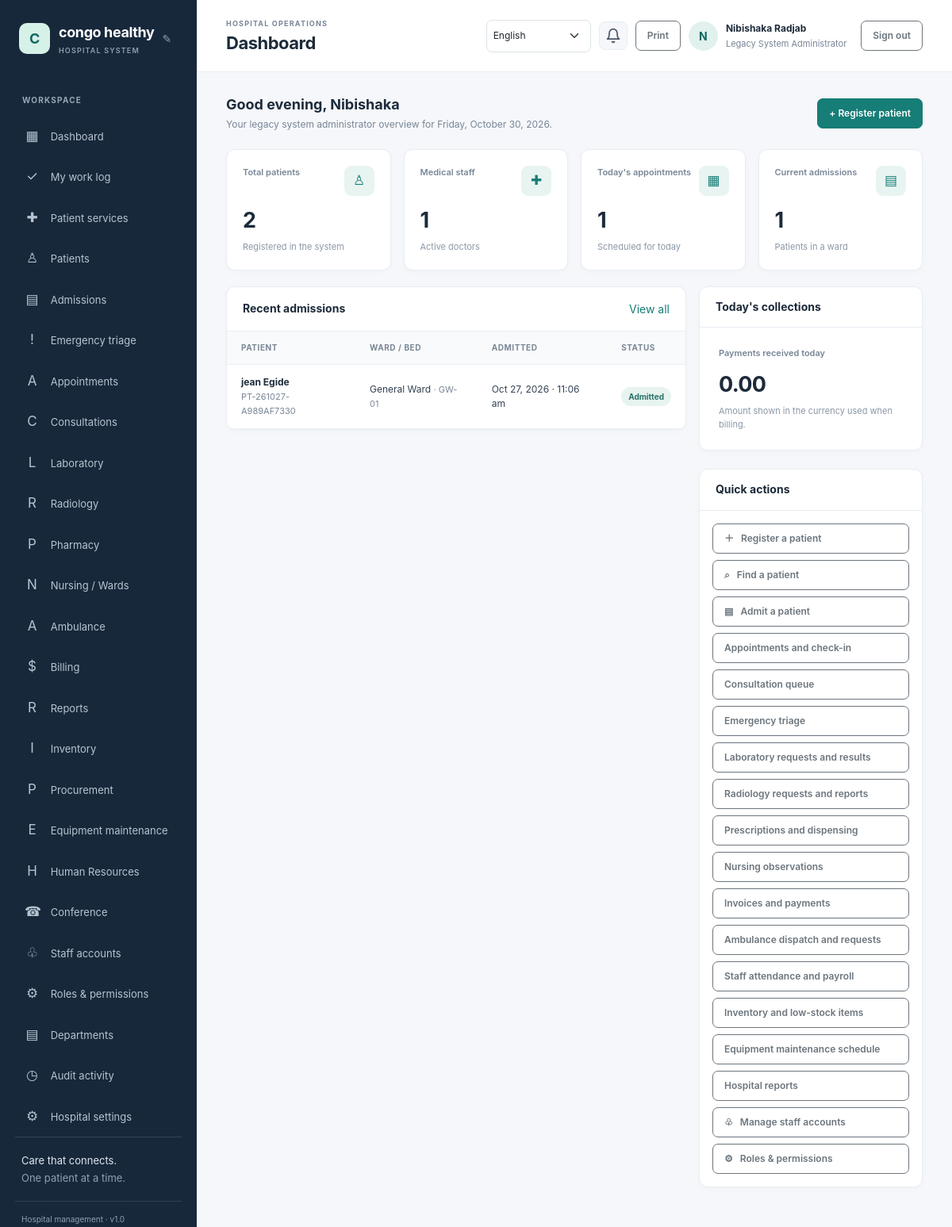
/dashboard.php (signed in), run on the app's committed database.
### tables this page shows
CREATE TABLE `hospital_settings` (
  `setting_key` varchar(80) NOT NULL,
  `setting_value` text NOT NULL,
  `updated_at` timestamp NOT NULL DEFAULT current_timestamp() ON UPDATE current_timestamp()
);

CREATE TABLE `users` (
  `id` bigint(20) UNSIGNED NOT NULL,
  `role_id` tinyint(3) UNSIGNED NOT NULL,
  `full_name` varchar(160) NOT NULL,
  `email` varchar(190) NOT NULL,
  `password_hash` varchar(255) NOT NULL,
  `is_active` tinyint(1) NOT NULL DEFAULT 1,
  `payment_method` enum('bank_transfer','mobile_money','paypal','other') DEFAULT NULL,
  `payment_details` varchar(255) DEFAULT NULL,
  `last_login_at` datetime DEFAULT NULL,
  `created_at` timestamp NOT NULL DEFAULT current_timestamp()
);

CREATE TABLE `roles` (
  `id` tinyint(3) UNSIGNED NOT NULL,
  `role_key` varchar(40) NOT NULL,
  `name` varchar(80) NOT NULL
);

CREATE TABLE `admissions` (
  `id` bigint(20) UNSIGNED NOT NULL,
  `patient_id` bigint(20) UNSIGNED NOT NULL,
  `bed_id` int(10) UNSIGNED NOT NULL,
  `admitted_by` bigint(20) UNSIGNED DEFAULT NULL,
  `admitted_at` datetime NOT NULL DEFAULT current_timestamp(),
  `discharged_at` datetime DEFAULT NULL,
  `reason` text NOT NULL,
  `status` enum('admitted','discharged') NOT NULL DEFAULT 'admitted',
  `active_patient_id` bigint(20) UNSIGNED GENERATED ALWAYS AS (case when `status` = 'admitted' then `patient_id` else NULL end) STORED,
  `active_bed_id` int(10) UNSIGNED GENERATED ALWAYS AS (case when `status` = 'admitted' then `bed_id` else NULL end) STORED
);

CREATE TABLE `patients` (
  `id` bigint(20) UNSIGNED NOT NULL,
  `patient_no` varchar(30) NOT NULL,
  `first_name` varchar(80) NOT NULL,
  `last_name` varchar(80) NOT NULL,
  `date_of_birth` date DEFAULT NULL,
  `sex` enum('female','male','other','unspecified') NOT NULL DEFAULT 'unspecified',
  `phone` varchar(40) DEFAULT NULL,
  `email` varchar(190) DEFAULT NULL,
  `address` varchar(255) DEFAULT NULL,
  `blood_group` varchar(5) DEFAULT NULL,
  `emergency_contact_name` varchar(160) DEFAULT NULL,
  `emergency_contact_phone` varchar(40) DEFAULT NULL,
  `notes` text DEFAULT NULL,
  `created_by` bigint(20) UNSIGNED DEFAULT NULL,
  `created_at` timestamp NOT NULL DEFAULT current_timestamp(),
  `updated_at` timestamp NOT NULL DEFAULT current_timestamp() ON UPDATE current_timestamp()
);

CREATE TABLE `wards` (
  `id` int(10) UNSIGNED NOT NULL,
  `name` varchar(100) NOT NULL,
  `ward_type` varchar(80) DEFAULT NULL
);

CREATE TABLE `beds` (
  `id` int(10) UNSIGNED NOT NULL,
  `ward_id` int(10) UNSIGNED NOT NULL,
  `bed_number` varchar(30) NOT NULL,
  `status` enum('available','occupied','maintenance') NOT NULL DEFAULT 'available'
);

### dashboard.php (the view, shortened to what the rows shown need)
<?php
require_once __DIR__ . '/includes/auth.php';
require_login();
$recentAdmissions = [];
$canViewAdmissions = has_permission('admissions.view');
if ($canViewAdmissions) {
    $recentAdmissions = $pdo->query(
        "SELECT p.patient_no, p.first_name, p.last_name, w.name AS ward_name, b.bed_number, a.admitted_at
         FROM admissions a
         JOIN patients p ON p.id = a.patient_id
         JOIN beds b ON b.id = a.bed_id
         JOIN wards w ON w.id = b.ward_id
         WHERE a.status = 'admitted'
         ORDER BY a.admitted_at DESC LIMIT 6"
    )->fetchAll();
}
$pageTitle = 'Dashboard';
require __DIR__ . '/includes/header.php';
?>
<div class="page-heading">
    <div><h2>Good <?= (int) date('G') < 12 ? 'morning' : ((int) date('G') < 17 ? 'afternoon' : 'evening') ?>, <?= e(explode(' ', current_user()['full_name'])[0]) ?></h2><p>Your <?= e(strtolower(current_user()['role_name'])) ?> overview for <?= date('l, F j, Y') ?>.</p></div>
</div>
<div class="row g-3 mt-1">
    <?php if ($canViewAdmissions): ?>
        <div class="col-12 col-xl-8">
            <section class="content-card mt-0">
                <div class="table-responsive">
                    <table class="table">
                        <thead><tr><th>Patient</th><th>Ward / bed</th><th>Admitted</th><th>Status</th></tr></thead>
                        <tbody>
                        <?php if ($recentAdmissions === []): ?>
                            <tr><td class="empty-state" colspan="4">No active admissions yet.</td></tr>
                        <?php else: foreach ($recentAdmissions as $admission): ?>
                            <tr>
                                <td><span class="patient-name"><?= e($admission['first_name'] . ' ' . $admission['last_name']) ?></span><br><span class="subtle"><?= e($admission['patient_no']) ?></span></td>
                                <td><?= e($admission['ward_name']) ?> <span class="subtle">· <?= e($admission['bed_number']) ?></span></td>
                                <td><?= e(date('M j, Y · g:i a', strtotime($admission['admitted_at']))) ?></td>
                                <td><span class="badge-soft">Admitted</span></td>
                            </tr>
                        <?php endforeach; endif; ?>
                        </tbody>
                    </table>
                </div>
            </section>
        </div>
    <?php endif; ?>
</div>
<?php require __DIR__ . '/includes/footer.php'; ?>

### includes/header.php (shortened to what the rows shown need)
<?php
$pageTitle = $pageTitle ?? 'Dashboard';
$user = current_user();
$_hospitalName = get_hospital_name();
?>
<!doctype html>
<html lang="en">
<head>
    <link href="https://cdn.jsdelivr.net/npm/bootstrap@5.3.3/dist/css/bootstrap.min.css" rel="stylesheet">
    <link href="/hospital%20management/assets/css/app.css" rel="stylesheet">
</head>
<body>
<div class="app-shell">
    <aside class="sidebar" id="workspace-menu" aria-label="Workspace navigation">
        <div class="brand-wrap">
            <a class="brand" href="/hospital%20management/dashboard.php"><span class="brand-mark"><?= e(strtoupper(substr($_hospitalName, 0, 1))) ?></span><span><?= e($_hospitalName) ?><small>HOSPITAL SYSTEM</small></span></a>
        </div>
    </aside>
    <main class="main-content">
        <header class="topbar">
            <div class="topbar-heading">
                <div>
                    <h1><?= e($pageTitle) ?></h1>
                </div>
            </div>
            <div class="user-menu">
                <a class="user-detail no-print" href="/hospital%20management/profile.php"><strong><?= e($user['full_name'] ?? '') ?></strong><span><?= e($user['role_name'] ?? '') ?></span></a>
            </div>
        </header>
        <section class="page-body">

### data on the page
hospital_settings: setting_value "C", setting_value "congo healthy"
users: role.name "Legacy System Administrator", role.name "legacy system administrator"
admissions: patient.last_name "jean Egide", patient.patient_no "PT-261027-A989AF7330", wards.name "General Ward", bed.bed_number "GW-01", admitted_at "Oct 27, 2026 · 11:06 am"

### other printed values
$pageTitle "Dashboard"
substr($user['full_name'] ?? 'U', 0, 1) "N"
$user['full_name'] "Nibishaka Radjab"
explode(' ', current_user()['full_name'])[0] "Nibishaka"
$label "Total patients"
$icon "♙"
$value "2"
$note "Registered in the system"
$label "Medical staff"
$icon "✚"
$value "1"
$note "Active doctors"
$label "Today's appointments"
$icon "▦"
$note "Scheduled for today"
